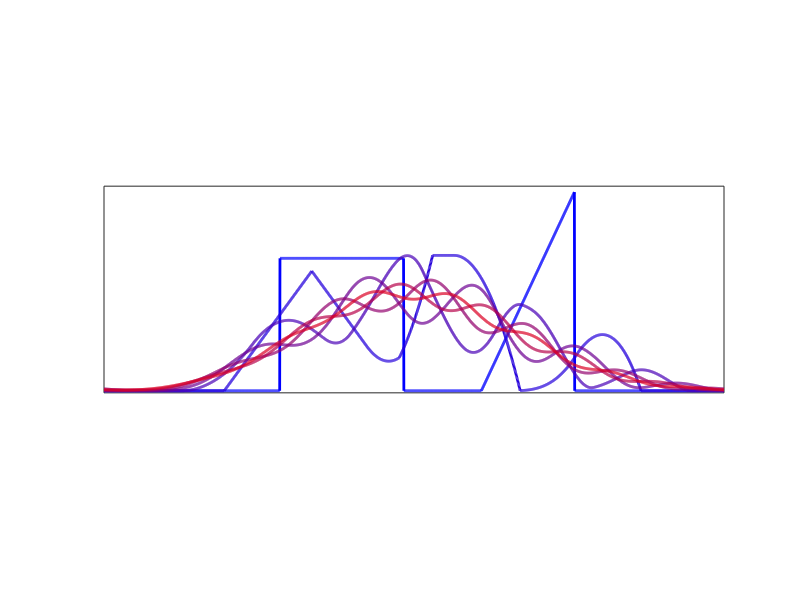
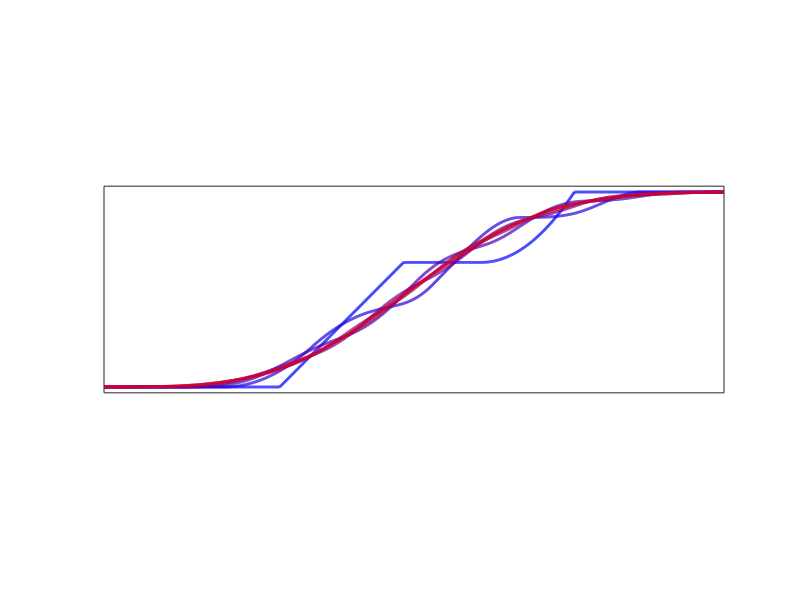

The MATLAB source for these figures, in order:
%%
% Iterative convolution / TCL.


rep = '../results/tcl/';
[~,~] = mkdir(rep);
SetAR = @(ar)set(gca, 'PlotBoxAspectRatio', [1 ar 1], 'FontSize', 20);

n = 2048;

t = 2*[0:n/2, -n/2+1:-1]'/n;


name = 'twoboxes';
name = 'boxes';
name = 'sawtooth';
name = 'sawtoothbox';


% box
bb = @(x,c,w)double(abs(x-c)<=w);
% sawtooth
st = @(x,c,w)(abs(x-c)<w) .* (x-c+w);


switch name
    case 'twoboxes'
        f0 = @(x)1.5*bb(x,-.3,.15) + bb(x,.3,.2);
    case 'boxes'
        f0 = @(x)bb(x,0,1/2);
    case 'sawtooth'
        r = -.1;
        f0 = @(x)st(x,.2,.2) + st(-x,.2,.2);
    case 'sawtoothbox'
        f0 = @(x)st(x,.3,.15)+.2*bb(x,-.3,.2);
end

% centers
a = mean(f0(t));
m = mean(f0(t).*t)/a;
s = sqrt(mean(f0(t).*(t+m).^2)/a);
s = 1;

f = @(tau)f0( (t/tau)*s+m );

K = 7;
clf; hold on;
vmax = -Inf;
for k=1:K
    s = (k-1)/K;
    g = ifft2( fft(f(1/sqrt(k))).^k );
    g = real(g);
    g = g/sum(g)*n;
    vmax = max(vmax,max(g));
    plot(fftshift(g), 'LineWidth', 2, 'Color', [s 0 1-s]);
end
axis tight; box on;
axis([1 n -.05 vmax*1.03]);
set(gca, 'XTick', [], 'YTick', []);
SetAR(1/3);
saveas(gcf, [rep name '.eps'], 'epsc');


clf; hold on;
vmax = -Inf;
for k=1:K
    s = (k-1)/K;
    g = ifft2( fft(f(1/sqrt(k))).^k );
    g = real(g);
    g = g/sum(g)*n;
    vmax = max(vmax,max(g));
    u = fftshift(g);
    U = cumsum(u); U = U/U(end);
    plot(U, 'LineWidth', 2, 'Color', [s 0 1-s]);
end
axis tight; box on;
axis([1 n -.03 1.03]);
set(gca, 'XTick', [], 'YTick', []);
SetAR(1/3);
saveas(gcf, [rep name '-repart.eps'], 'epsc');
